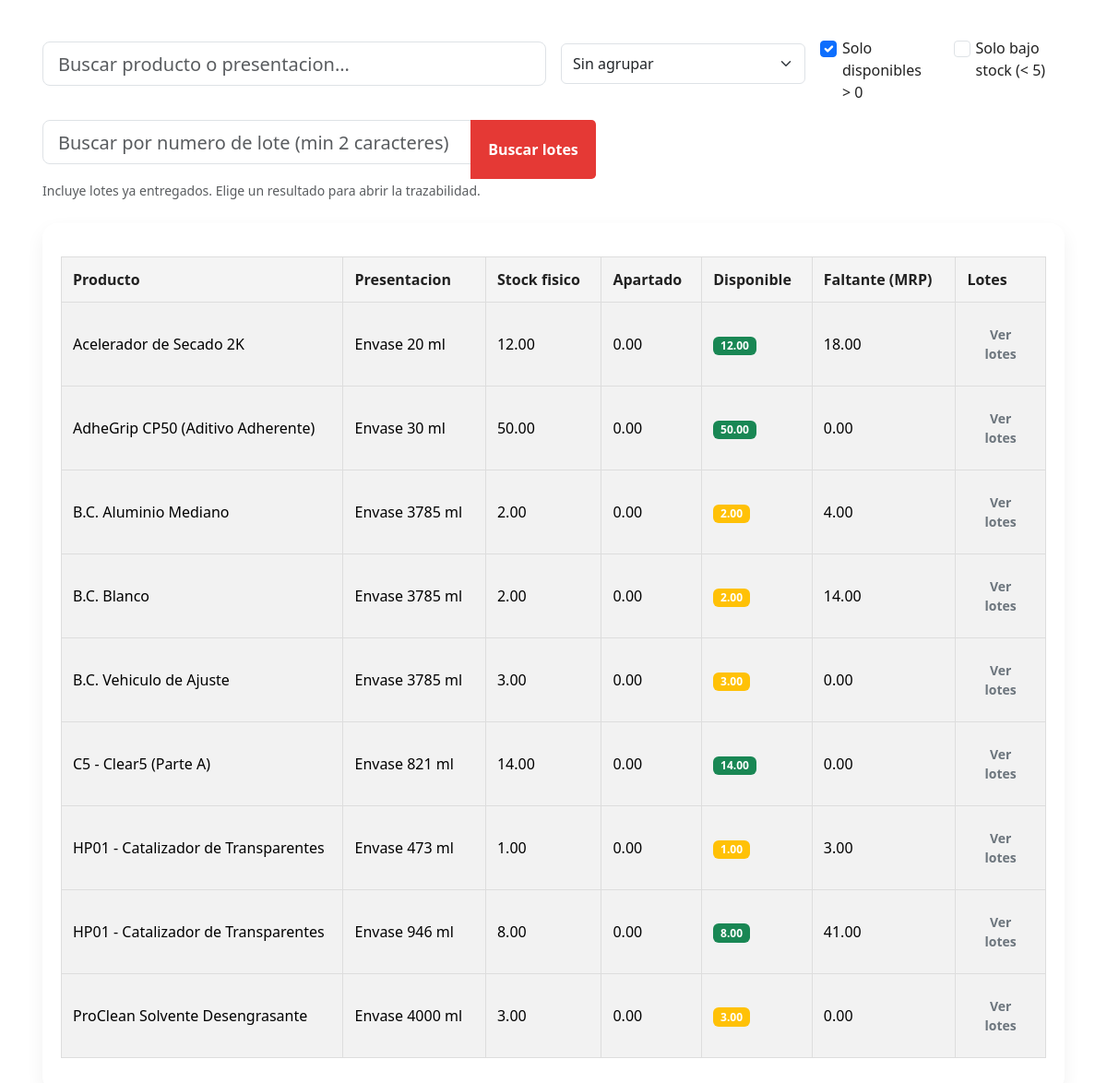
Page /terminados.php on the committed database.
### tables this page shows
CREATE TABLE `productos` (
  `id` int(11) NOT NULL,
  `nombre` varchar(100) DEFAULT NULL,
  `sistema` varchar(100) DEFAULT NULL,
  `categoria` varchar(100) DEFAULT NULL,
  `densidad_kg_por_l` decimal(10,4) DEFAULT NULL,
  `es_para_venta` tinyint(1) NOT NULL DEFAULT 0,
  `creado_por` int(11) NOT NULL,
  `es_subproducto` tinyint(1) DEFAULT 0,
  `confidencial` tinyint(1) DEFAULT 0,
  `producto_padre_id` int(11) DEFAULT NULL,
  `unidad_venta` varchar(20) NOT NULL DEFAULT 'g'
);

CREATE TABLE `presentaciones` (
  `id` int(11) NOT NULL,
  `nombre` varchar(20) DEFAULT NULL,
  `volumen_ml` int(11) DEFAULT NULL,
  `slug` varchar(64) NOT NULL
);

### terminados.php (the view, shortened to what this page needs)
 <?php
require_once 'config.php';
function e(string $s): string { return htmlspecialchars($s, ENT_QUOTES | ENT_SUBSTITUTE, 'UTF-8'); }
$rows = $pdo->query($sql)->fetchAll(PDO::FETCH_ASSOC) ?: [];
?>
<?php include 'header.php'; ?>
<div class="row g-3 align-items-center mb-4 inventory-controls">
  <div class="col-lg-6 col-md-7">
    <input id="invSearch" type="text" class="form-control form-control-lg" placeholder="Buscar producto o presentacion...">
  </div>
  <div class="col-lg-3 col-md-5">
    <select id="groupToggle" class="form-select">
      <option value="flat">Sin agrupar</option>
    </select>
  </div>
  <div class="col-lg-3 col-md-12 d-flex gap-4">
    <div class="form-check">
      <input class="form-check-input" type="checkbox" id="onlyAvailable" checked>
      <label class="form-check-label" for="onlyAvailable">Solo disponibles &gt; 0</label>
    </div>
    <div class="form-check">
      <input class="form-check-input" type="checkbox" id="lowStockOnly">
      <label class="form-check-label" for="lowStockOnly">Solo bajo stock (&lt; 5)</label>
    </div>
  </div>
  <div class="col-12">
    <div class="input-group" style="max-width: 600px;">
      <input id="searchLoteInput" type="text" class="form-control form-control-lg" placeholder="Buscar por numero de lote (min 2 caracteres)">
      <button id="searchLoteBtn" class="btn btn-primary" type="button">Buscar lotes</button>
    </div>
    <small class="text-muted">Incluye lotes ya entregados. Elige un resultado para abrir la trazabilidad.</small>
  </div>
</div>
  <div class="inventory-card">
<table id="tablaFlat" class="table table-striped table-hover align-middle table-inv">
                                    <thead>
                                      <tr>
                                        <th>Producto</th>
                                        <th>Presentacion</th>
                                        <th>Stock fisico</th>
                                        <th>Apartado</th>
                                        <th>Disponible</th>
                                        <th>Faltante (MRP)</th>
                                        <th style="width:1%">Lotes</th>
                                      </tr>
                                    </thead>
    <tbody>
      <?php foreach ($rows as $r):
            $disp = max(0, (float)($r['stock_neto'] ?? $r['stock']) - (float)$r['apartado']);
            $badge = $disp <= 0 ? 'badge bg-danger' : ($disp < 5 ? 'badge bg-warning' : 'badge bg-success');
      ?>
<tr class="flat-row"
          data-producto="<?= e($r['producto']) ?>"
          data-presentacion="<?= e($r['presentacion']) ?>"
          data-disponible="<?= number_format($disp, 3, '.', '') ?>"
          data-pid="<?= (int)$r['producto_id'] ?>"
          data-prid="<?= (int)$r['presentacion_id'] ?>">
        <td class="text-truncate" style="max-width:280px"><?= htmlspecialchars($r['producto']) ?></td>
        <td><?= htmlspecialchars($r['presentacion']) ?></td>
        <td><?= number_format(($r['stock_neto'] ?? $r['stock']), 2) ?></td>
        <td><?= number_format($r['apartado'], 2) ?></td>
        <td><span class="<?= $badge ?>"><?= number_format($disp, 2) ?></span></td>
        <td><?= number_format($r['faltante_mrp'], 2) ?></td>
        <td>
  <button
    type="button"
    class="btn btn-sm btn-outline-secondary ver-lotes"
    data-pid="<?= (int)$r['producto_id'] ?>"
    data-prid="<?= (int)$r['presentacion_id'] ?>"
  >Ver lotes</button>
</td>
      </tr>
          <?php endforeach; ?>
    </tbody>
  </table>
</div>
</div>
<?php include 'footer.php'; ?>

### header.php (shortened to what this page needs)
<!DOCTYPE html>
<html lang="es">
<head>
  <link rel="stylesheet" href="assets/css/bootstrap.min.css">
  <link rel="stylesheet" href="assets/css/style.css">
  <link rel="stylesheet" href="https://cdn.jsdelivr.net/npm/bootstrap-icons@1.10.5/font/bootstrap-icons.css">
</head>
<body>
<div class="container mt-4">

### footer.php (shortened to what this page needs)
</body>
</html>

### assets/css/style.css (style rules this page uses)
* { margin: 0; padding: 0; box-sizing: border-box; }
html, body { margin: 0; padding: 0; height: 100%; }
body { height: 100%; margin: 0; padding: 0; font-family: 'Segoe UI', sans-serif; background-color: #ffffff; color: #212121; line-height: 1.5; }
.container { padding: 1rem; }
.btn { padding: 0.6rem 1.2rem; border-radius: 0.3rem; font-weight: 600; border: none; cursor: pointer; transition: 0.3s ease; }
.btn-primary { background-color: #E53935; color: white; }
input, select { width: 100%; padding: 0.5rem; border: 1px solid #ccc; border-radius: 4px; margin-bottom: 1rem; }
.table { width: 100%; border-collapse: collapse; margin-top: 1rem; }
.table th, .table td { padding: 0.75rem; text-align: left; border: 1px solid #ddd; }
.table th { background-color: #f4f4f4; color: #212121; }

### terminados.php (style rules this page uses)
.inventory-card { padding:1.25rem;border-radius:1rem;box-shadow:0 8px 20px rgba(0,0,0,.06); }
.inventory-controls .form-control, .inventory-controls .form-select { height:44px }
.table-inv tbody tr>td { padding-top:.9rem;padding-bottom:.9rem }

### rows in the picture
productos: nombre "Acelerador de Secado 2K", presentaciones.nombre "Envase 20 ml", stock_neto "12.00", apartado "0.00", disp "12.00", faltante_mrp "18.00"
productos: nombre "AdheGrip CP50 (Aditivo Adherente)", presentaciones.nombre "Envase 30 ml", stock_neto "50.00", apartado "0.00", disp "50.00", faltante_mrp "0.00"
productos: nombre "B.C. Aluminio Mediano", presentaciones.nombre "Envase 3785 ml", stock_neto "2.00", apartado "0.00", disp "2.00", faltante_mrp "4.00"
productos: nombre "B.C. Blanco", presentaciones.nombre "Envase 3785 ml", stock_neto "2.00", apartado "0.00", disp "2.00", faltante_mrp "14.00"
productos: nombre "B.C. Vehiculo de Ajuste", presentaciones.nombre "Envase 3785 ml", stock_neto "3.00", apartado "0.00", disp "3.00", faltante_mrp "0.00"
productos: nombre "C5 - Clear5 (Parte A)", presentaciones.nombre "Envase 821 ml", stock_neto "14.00", apartado "0.00", disp "14.00", faltante_mrp "0.00"
productos: nombre "HP01 - Catalizador de Transparentes", presentaciones.nombre "Envase 473 ml", stock_neto "1.00", apartado "0.00", disp "1.00", faltante_mrp "3.00", presentaciones.nombre "Envase 946 ml", stock_neto "8.00", disp "8.00", faltante_mrp "41.00"
productos: nombre "ProClean Solvente Desengrasante", presentaciones.nombre "Envase 4000 ml", stock_neto "3.00", apartado "0.00", disp "3.00", faltante_mrp "0.00"
